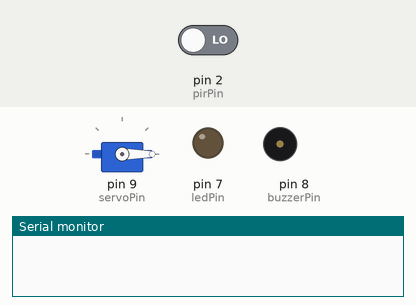
Simulated run of this sketch. Board: Arduino Uno, built with avr-gcc and run on an emulated ATmega328P. On the bench: servo, output pins drawn as LEDs (lit = HIGH), buzzer (waves = sounding, pin HIGH), the last lines printed to the serial monitor. Inputs (shaded band) come from the test bench; at power-on: pin 2 (pirPin) LOW. Pins used as bus, display or sensor lines are not drawn.

Above: at 1.2 s.
1.3 s: pin 2 (pirPin) driven HIGH
At 1.8 s:
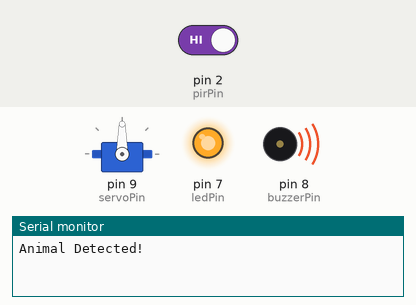
Timing chart, 0 to 5.8 s (numbered marks = the images above; inputs shaded):
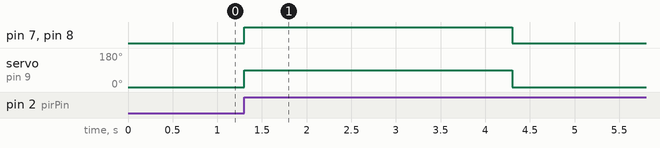

Measured:
- after the input at 1.3 s, pin 7 (ledPin), pin 8 (buzzerPin): LOW → HIGH at once, → LOW 3.0 s later; servo on pin 9 (servoPin): 0° → 90° at once, → 0° 3.0 s later

The sketch:

WildGuard.ino
```cpp
#include <Servo.h>

const int pirPin = 2;
const int ledPin = 7;
const int buzzerPin = 8;
const int triggerPin = 4;
const int servoPin = 9;

Servo myServo;

void setup() {
  pinMode(pirPin, INPUT);
  pinMode(ledPin, OUTPUT);
  pinMode(buzzerPin, OUTPUT);
  pinMode(triggerPin, OUTPUT);

  digitalWrite(triggerPin, LOW);

  myServo.attach(servoPin);
  myServo.write(0);

  Serial.begin(9600);
}

void loop() {

  int motion = digitalRead(pirPin);

  if (motion == HIGH) {

    Serial.println("Animal Detected!");

    digitalWrite(ledPin, HIGH);
    digitalWrite(buzzerPin, HIGH);

    myServo.write(90);

    digitalWrite(triggerPin, HIGH);

    delay(3000);

    digitalWrite(triggerPin, LOW);

    myServo.write(0);

    digitalWrite(ledPin, LOW);
    digitalWrite(buzzerPin, LOW);

    delay(10000);
  }
}
```
